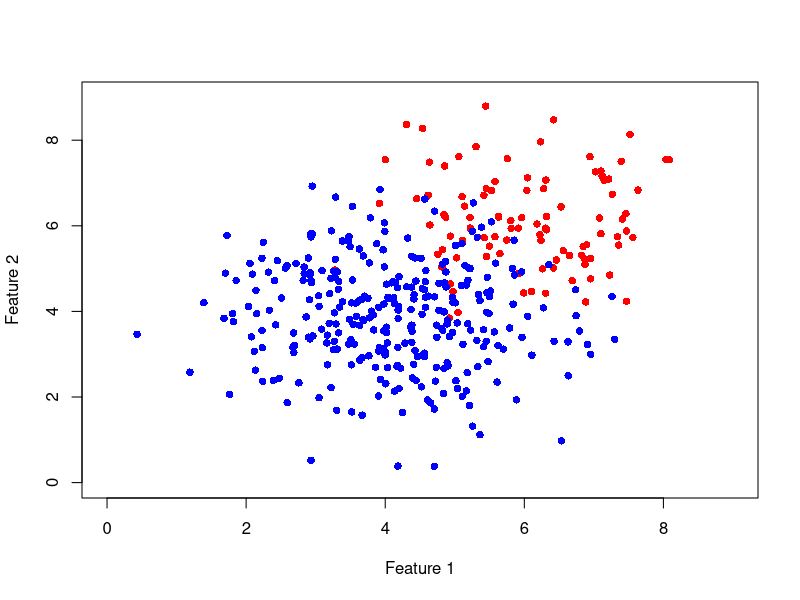
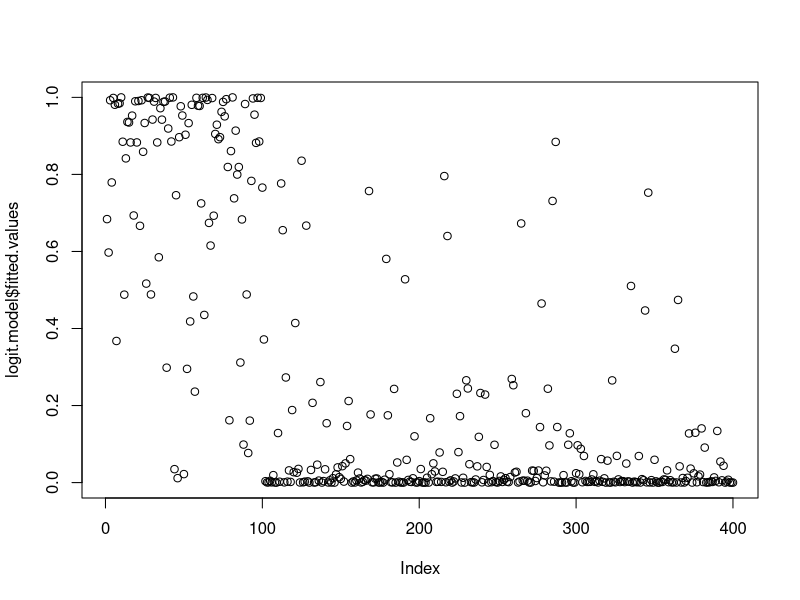
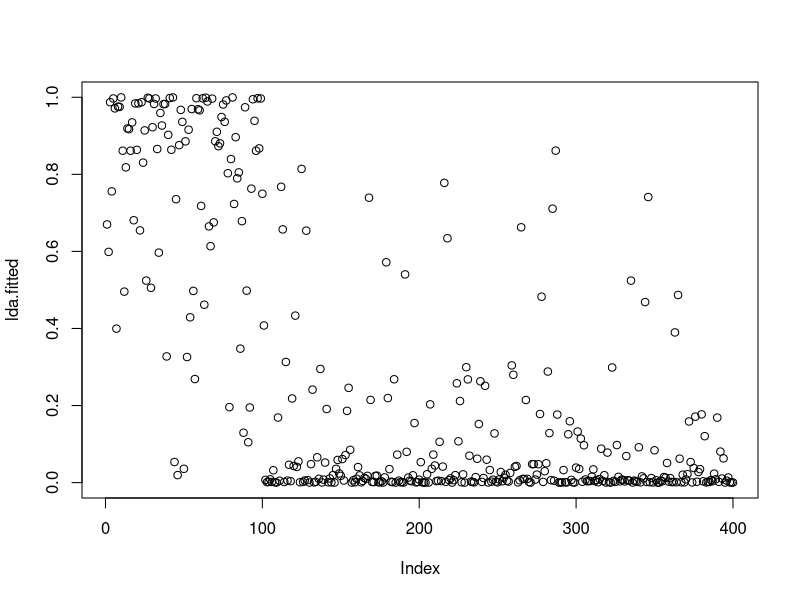
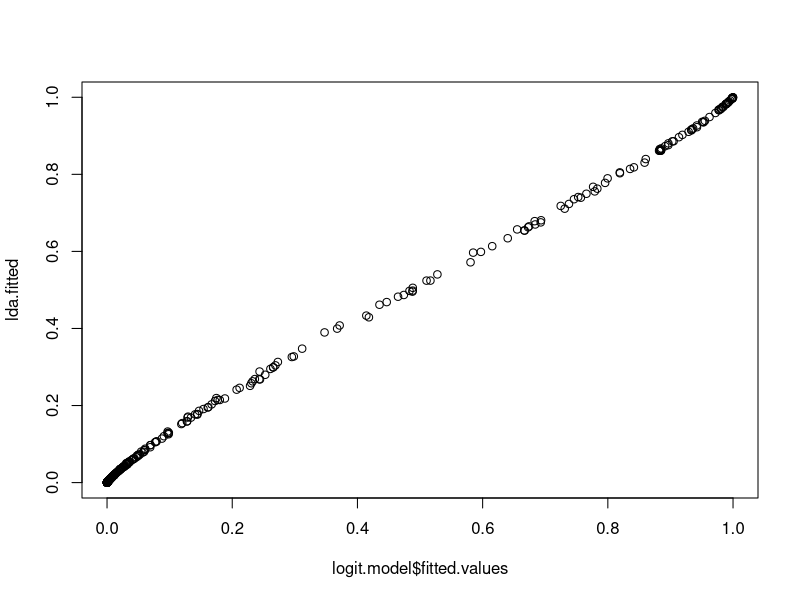
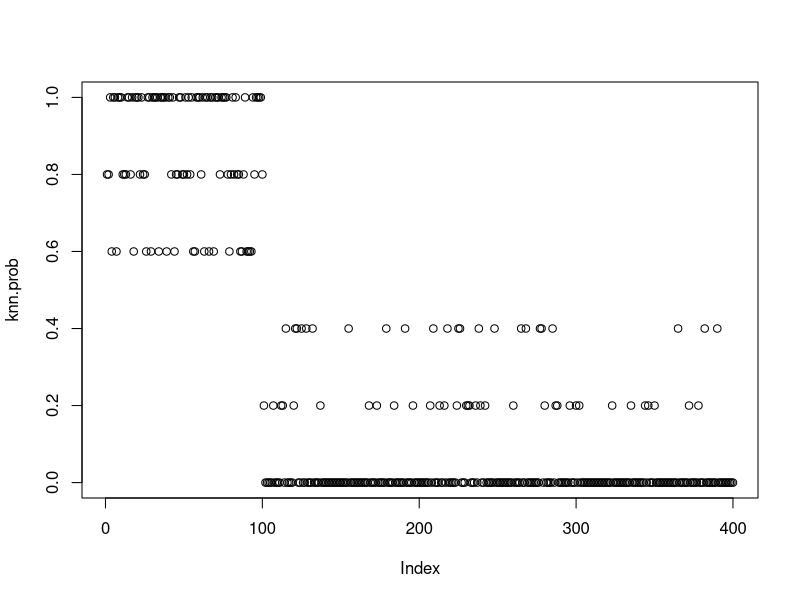
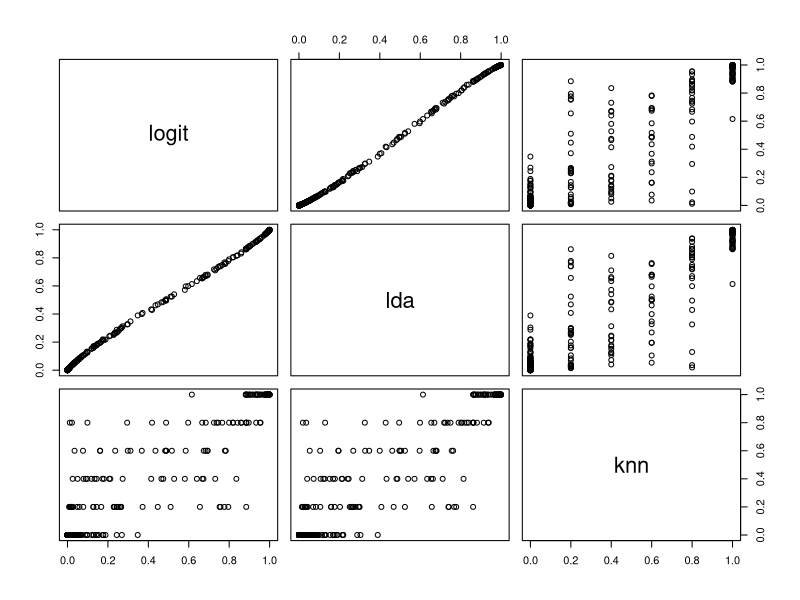

Source code (R) for these figures, in order:
## ---- chunk 1
# create positive class sample with 2 descriptive features
set.seed(3)
f1 <- rnorm(100, mean=6, sd = 1.2)
set.seed(4)
f2 <- rnorm(100, mean=6, sd = 1.2)
P.data <- cbind(f1, f2)

# create positive class sample with 2 descriptive features
set.seed(7)
f1 <- rnorm(300, mean=4, sd = 1.2)
set.seed(8)
f2 <- rnorm(300, mean=4, sd = 1.2)
N.data <- cbind(f1, f2)

# combine all samples
data.mat <- data.frame(rbind(P.data, N.data), Class=rep(c(1, 0), time=c(nrow(P.data), nrow(N.data))))
rownames(data.mat) <- paste("s", 1:(nrow(P.data)+nrow(N.data)), sep="")

# plot data
plot(subset(data.mat, Class==1)[,-3], col="red", pch=16, ylim=c(0, 9), xlim=c(0, 9), xlab="Feature 1", ylab="Feature 2")
points(subset(data.mat, Class==0)[,-3], col="blue", pch=16)
## ---- chunk 2
# train a logistic regression model
logit.model <- glm(Class~., family=binomial(link='logit'), data=data.mat)
# plot fitted values from logistic regression model
plot(logit.model$fitted.values)
# use fitted value to classify samples
logit.decision <- ifelse(logit.model$fitted.values > 0.5, 1, 0)
# calculate classification accuracy (in percentage %)
sum(logit.decision == data.mat$Class) / nrow(data.mat) * 100
## ---- chunk 3
library(MASS)
# train an LDA model
lda.model <- lda(Class~., data=data.mat)
lda.fitted <- predict(lda.model, data.mat)$posterior[,"1"]
# plot fitted values from LDA model
plot(lda.fitted)
# use fitted value to classify samples
lda.decision <- ifelse(lda.fitted > 0.5, 1, 0)
# calculate classification accuracy (in percentage %)
sum(lda.decision == data.mat$Class) / nrow(data.mat) * 100
## ---- chunk 4
cor(logit.model$fitted.values, lda.fitted)
plot(logit.model$fitted.values, lda.fitted)
## ---- chunk 5
library(class)
# a knn with k=1
knn.model1 <- knn(train=data.mat[,-3], test=data.mat[,-3], cl=data.mat[,3], k=1)
# a knn with k=5
knn.model2 <- knn(train=data.mat[,-3], test=data.mat[,-3], cl=data.mat[,3], k=5)
# a knn with k=50
knn.model3 <- knn(train=data.mat[,-3], test=data.mat[,-3], cl=data.mat[,3], k=50)

# calculate classification accuracy
sum(knn.model1 == data.mat$Class) / nrow(data.mat) * 100
sum(knn.model2 == data.mat$Class) / nrow(data.mat) * 100
sum(knn.model3 == data.mat$Class) / nrow(data.mat) * 100

# apply knn and enable calculation of prediction probability
knn.model <- knn(train=data.mat[,-3], test=data.mat[,-3], cl=data.mat[,3], k=5, prob=TRUE)
# extract prediction probability from the prediction model
knn.prob <- attr(knn.model, "prob")
isNegativeSample <- data.mat[,3] != 1
knn.prob[isNegativeSample] <-  1 - knn.prob[isNegativeSample]

plot(knn.prob)
## ---- chunk 6
# combine classification results into a data frame
classifications <- data.frame(logit=logit.model$fitted.values, lda=lda.fitted, knn=knn.prob)
# calculate correlation
cor(classifications)
# create pairwise scatter plot
pairs(classifications)
## ---- chunk 7
iris.dat <- subset(iris, Species != "setosa")

#
library(caret)
set.seed(1)
inTrain <- createDataPartition(iris.dat$Species, p = .6)[[1]]
dataTrain <- iris.dat[ inTrain, ]
dataTest  <- iris.dat[-inTrain, ]

library(class)
knn.model <- knn(train=dataTrain[,-5], test=dataTest[,-5], cl=dataTrain[,5], k=5)
knn.model == dataTest[,5]

## ---- chunk 8
sessionInfo()
